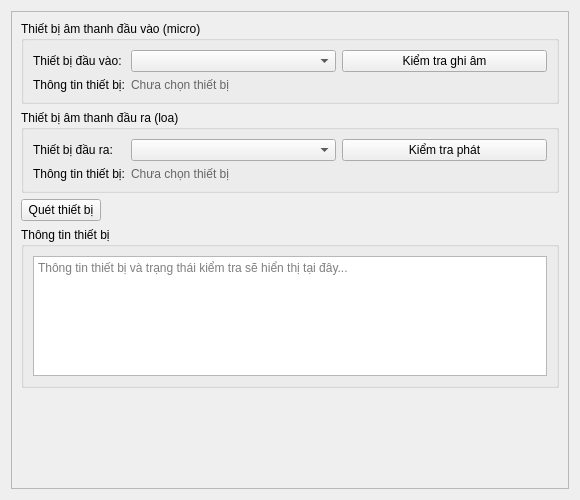
<?xml version="1.0" encoding="UTF-8"?>
<ui version="4.0">
 <class>AudioWidget</class>
 <widget class="QWidget" name="AudioWidget">
  <property name="geometry">
   <rect>
    <x>0</x>
    <y>0</y>
    <width>580</width>
    <height>500</height>
   </rect>
  </property>
  <property name="windowTitle">
   <string>Thiết bị âm thanh</string>
  </property>
  <layout class="QVBoxLayout" name="verticalLayout">
   <item>
    <widget class="QScrollArea" name="scrollArea">
     <property name="widgetResizable">
      <bool>true</bool>
     </property>
     <widget class="QWidget" name="scrollAreaWidgetContents">
      <property name="geometry">
       <rect>
        <x>0</x>
        <y>0</y>
        <width>578</width>
        <height>480</height>
       </rect>
      </property>
      <layout class="QVBoxLayout" name="contentLayout">
       <item>
        <widget class="QGroupBox" name="input_device_group">
         <property name="title">
          <string>Thiết bị âm thanh đầu vào (micro)</string>
         </property>
         <layout class="QFormLayout" name="input_layout">
          <item row="0" column="0">
           <widget class="QLabel" name="label_input_device">
            <property name="text">
             <string>Thiết bị đầu vào:</string>
            </property>
           </widget>
          </item>
          <item row="0" column="1">
           <layout class="QHBoxLayout" name="input_device_layout">
            <item>
             <widget class="QComboBox" name="input_device_combo">
              <property name="placeholderText">
               <string>Chọn thiết bị micro...</string>
              </property>
             </widget>
            </item>
            <item>
             <widget class="QPushButton" name="test_input_btn">
              <property name="text">
               <string>Kiểm tra ghi âm</string>
              </property>
             </widget>
            </item>
           </layout>
          </item>
          <item row="1" column="0">
           <widget class="QLabel" name="label_input_info">
            <property name="text">
             <string>Thông tin thiết bị:</string>
            </property>
           </widget>
          </item>
          <item row="1" column="1">
           <widget class="QLabel" name="input_info_label">
            <property name="text">
             <string>Chưa chọn thiết bị</string>
            </property>
            <property name="styleSheet">
             <string>color: #666;</string>
            </property>
           </widget>
          </item>
         </layout>
        </widget>
       </item>
       <item>
        <widget class="QGroupBox" name="output_device_group">
         <property name="title">
          <string>Thiết bị âm thanh đầu ra (loa)</string>
         </property>
         <layout class="QFormLayout" name="output_layout">
          <item row="0" column="0">
           <widget class="QLabel" name="label_output_device">
            <property name="text">
             <string>Thiết bị đầu ra:</string>
            </property>
           </widget>
          </item>
          <item row="0" column="1">
           <layout class="QHBoxLayout" name="output_device_layout">
            <item>
             <widget class="QComboBox" name="output_device_combo">
              <property name="placeholderText">
               <string>Chọn thiết bị loa...</string>
              </property>
             </widget>
            </item>
            <item>
             <widget class="QPushButton" name="test_output_btn">
              <property name="text">
               <string>Kiểm tra phát</string>
              </property>
             </widget>
            </item>
           </layout>
          </item>
          <item row="1" column="0">
           <widget class="QLabel" name="label_output_info">
            <property name="text">
             <string>Thông tin thiết bị:</string>
            </property>
           </widget>
          </item>
          <item row="1" column="1">
           <widget class="QLabel" name="output_info_label">
            <property name="text">
             <string>Chưa chọn thiết bị</string>
            </property>
            <property name="styleSheet">
             <string>color: #666;</string>
            </property>
           </widget>
          </item>
         </layout>
        </widget>
       </item>
       <item>
        <layout class="QHBoxLayout" name="scan_layout">
         <item>
          <widget class="QPushButton" name="scan_devices_btn">
           <property name="text">
            <string>Quét thiết bị</string>
           </property>
          </widget>
         </item>
         <item>
          <spacer name="scan_spacer">
           <property name="orientation">
            <enum>Qt::Horizontal</enum>
           </property>
           <property name="sizeHint" stdset="0">
            <size>
             <width>40</width>
             <height>20</height>
            </size>
           </property>
          </spacer>
         </item>
        </layout>
       </item>
       <item>
        <widget class="QGroupBox" name="status_group">
         <property name="title">
          <string>Thông tin thiết bị</string>
         </property>
         <layout class="QVBoxLayout" name="status_layout">
          <item>
           <widget class="QTextEdit" name="status_text">
            <property name="maximumSize">
             <size>
              <width>16777215</width>
              <height>120</height>
             </size>
            </property>
            <property name="readOnly">
             <bool>true</bool>
            </property>
            <property name="placeholderText">
             <string>Thông tin thiết bị và trạng thái kiểm tra sẽ hiển thị tại đây...</string>
            </property>
           </widget>
          </item>
         </layout>
        </widget>
       </item>
       <item>
        <spacer name="verticalSpacer">
         <property name="orientation">
          <enum>Qt::Vertical</enum>
         </property>
         <property name="sizeHint" stdset="0">
          <size>
           <width>20</width>
           <height>40</height>
          </size>
         </property>
        </spacer>
       </item>
      </layout>
     </widget>
    </widget>
   </item>
  </layout>
 </widget>
 <resources/>
 <connections/>
</ui>
